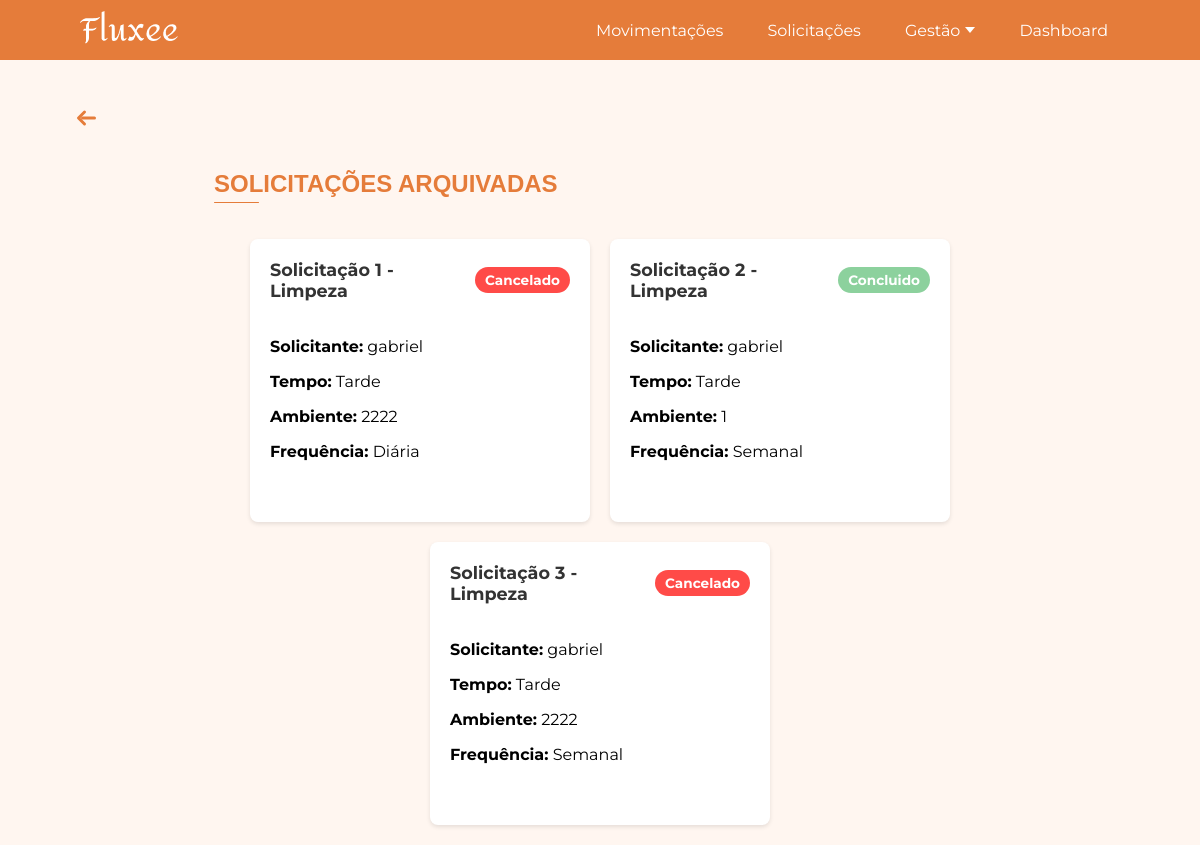
The page /solicitacoes/arquivadas/ (signed in) on the database as committed earlier.
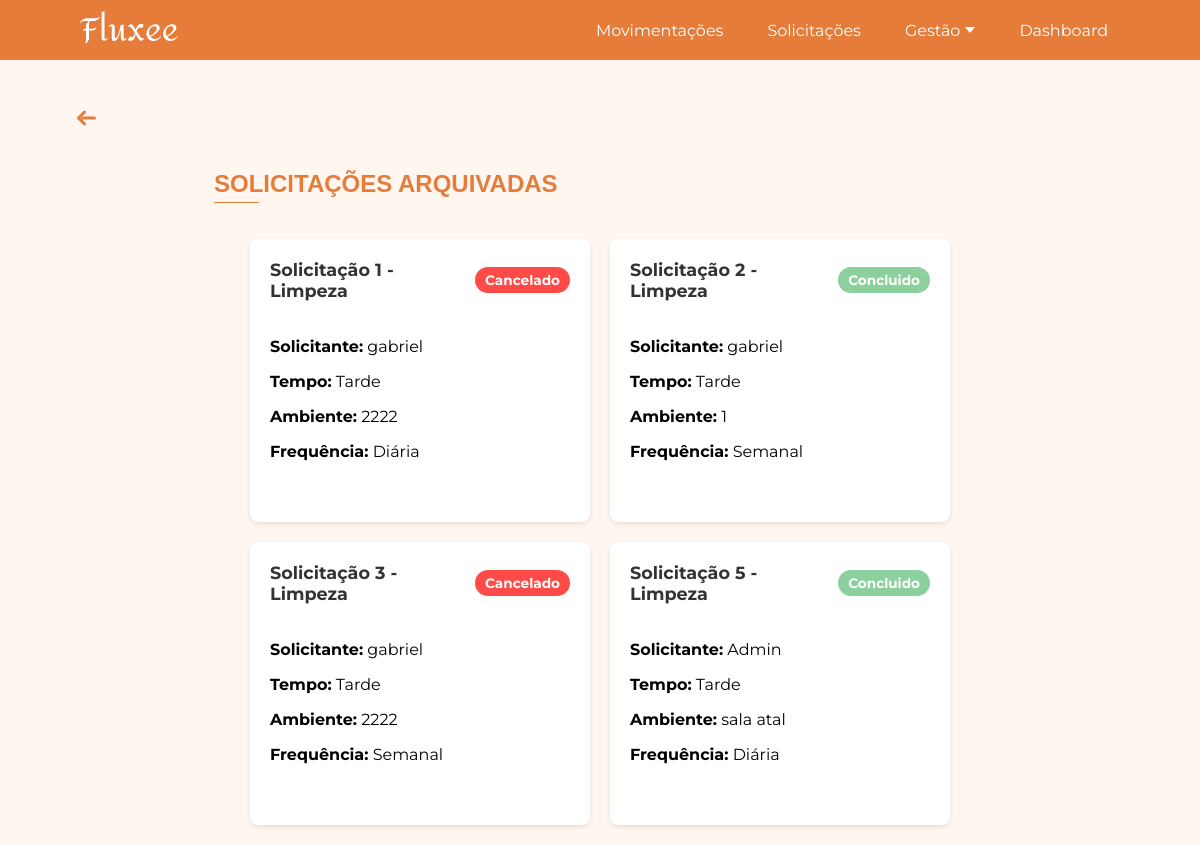
The same page on the database as committed later.
### app/models.py (models this page shows, shortened)
class SolicitacaoLimpeza(db.Model):
    __tablename__ = 'solicitacao_limpeza'
    id = db.Column(db.Integer, primary_key=True)
    solicitante = db.Column(db.String(200))
    servico_id = db.Column(db.Integer, db.ForeignKey('services.id'), nullable=True)
    tempo = db.Column(db.String)
    ambiente = db.Column(db.String)
    frequencia = db.Column(db.String)
    status = db.Column(db.String(50), nullable=False, default="Aguardando")

### app/view.py (the view)
@app.route('/solicitacoes/arquivadas/')
@login_required
def solicitacoes_arquivadas():
    solicitacoes_produto_models = Solicitacao.query.options(db.joinedload(Solicitacao.disciplina), db.joinedload(Solicitacao.produto)).filter(Solicitacao.status.in_(["Concluido", "Cancelado"])).all()
    solicitacoes_produto_dto = [
        SolicitacaoProdutoDTO(
            id=s.id,
            nome=s.nome,
            disciplina_nome=s.disciplina.nome if s.disciplina else "N/A",
            produto_nome=s.produto.nome if s.produto else "N/A",
            quantidade=s.quantidade,
            data_limite=s.data_limite,
            finalidade=s.finalidade,
            status=s.status
        ) for s in solicitacoes_produto_models
    ]
    solicitacoes_transporte_models = SolicitacaoTransporte.query.filter(SolicitacaoTransporte.status.in_(["Concluido", "Cancelado"])).all()
    solicitacoes_transporte_dto = [
        SolicitacaoTransporteDTO(
            id=s.id,
            solicitante=s.solicitante,
            servico_id=s.servico_id,
            data_saida=s.data_saida,
            data_retorno=s.data_retorno,
            quantidade_de_onibus=s.quantidade_de_onibus,
            horario_de_saida=s.horario_de_saida,
            horario_de_chegada=s.horario_de_chegada,
            status=s.status
        ) for s in solicitacoes_transporte_models
    ]
    solicitacoes_seguranca_models = SolicitacaoSeguranca.query.filter(SolicitacaoSeguranca.status.in_(["Concluido", "Cancelado"])).all()
    solicitacoes_seguranca_dto = [
        SolicitacaoSegurancaDTO(
            id=s.id,
            solicitante=s.solicitante,
            servico_id=s.servico_id,
            data_inicio=s.data_inicio,
            area_atuacao=s.area_atuacao,
            turno=s.turno,
            status=s.status
        ) for s in solicitacoes_seguranca_models
    ]
    solicitacoes_limpeza_models = SolicitacaoLimpeza.query.filter(SolicitacaoLimpeza.status.in_(["Concluido", "Cancelado"])).all()
    solicitacoes_limpeza_dto = [
        SolicitacaoLimpezaDTO(
            id=s.id,
            solicitante=s.solicitante,
            servico_id=s.servico_id,
            tempo=s.tempo,
            ambiente=s.ambiente,
            frequencia=s.frequencia,
            status=s.status
        ) for s in solicitacoes_limpeza_models
    ]
    solicitacoes = solicitacoes_produto_dto + solicitacoes_transporte_dto + solicitacoes_seguranca_dto + solicitacoes_limpeza_dto
    return render_template(
        'solicitacoes_arquivadas.html',
        solicitacoes=solicitacoes,
    )

### app/models.py (called while the page is built)
@login_manager.user_loader
def load_user(user_id):
    return User.query.get(int(user_id))

### app/templates/solicitacoes_arquivadas.html (shortened to what this page needs)
<!DOCTYPE html>
<html lang="pt-BR">
<head>
    <link rel="stylesheet" href="{{ url_for('static', filename='css/home.css') }}">
    <link rel="stylesheet" href="{{ url_for('static', filename='css/solicitacoes.css') }}">
</head>
<body>
    {% include 'componentes/alertas/alerta_sucesso.html' %}
    {% include 'componentes/header/header.html' %}
{% with texto="SOLICITAÇÕES ARQUIVADAS" %}
        {% include 'componentes/titulos/titulo.html' %}
    {% endwith %}
    <div class="solicitacoes-container">
        {% for solicitacao in solicitacoes %}
            {% include 'componentes/cards/card_solicitacao.html' %}
        {% endfor %}
    </div>
</body>
</html>

### app/templates/componentes/cards/card_solicitacao.html (shortened to what this page needs)
<div class="solicitacao-card">
    <div class="header">
        <span class="id-solicitacao">Solicitação {{ solicitacao.id }} - {{ solicitacao.categoria }}</span>
        <span class="status {{ solicitacao.status | lower }}">{{ solicitacao.status }}</span>
    </div>
    <div class="content">
        <p><strong>Solicitante:</strong> {{ solicitacao.solicitante }}</p>
        {% if solicitacao.categoria == "Transporte" %}
            <p><strong>Data de Saída:</strong> {{ solicitacao.data_saida }}</p>
            <p><strong>Data de Retorno:</strong> {{ solicitacao.data_retorno }}</p>
            <p><strong>Ônibus:</strong> {{ solicitacao.quantidade_de_onibus }}</p>
            <p><strong>Horário Saída:</strong> {{ solicitacao.horario_de_saida }}</p>
            <p><strong>Horário Chegada:</strong> {{ solicitacao.horario_de_chegada }}</p>
        {% elif solicitacao.categoria == "Limpeza" %}
            <p><strong>Tempo:</strong> {{ solicitacao.tempo }}</p>
            <p><strong>Ambiente:</strong> {{ solicitacao.ambiente }}</p>
            <p><strong>Frequência:</strong> {{ solicitacao.frequencia }}</p>
        {% elif solicitacao.categoria == "Segurança" %}
            <p><strong>Data de Início:</strong> {{ solicitacao.data_inicio }}</p>
            <p><strong>Área de Atuação:</strong> {{ solicitacao.area_atuacao }}</p>
            <p><strong>Turno:</strong> {{ solicitacao.turno }}</p>
        {% elif solicitacao.categoria == "Produto" %}
            <p><strong>Nome:</strong> {{ solicitacao.nome }}</p>
            <p><strong>Finalidade:</strong> {{ solicitacao.finalidade }}</p>
        {% endif %}
    </div>
</div>

Rows that differ between the two databases and show on the page:
added SolicitacaoLimpeza: id "5", categoria "Limpeza", status "Concluido", solicitante "Admin", tempo "Tarde", ambiente "sala atal", frequencia "Diária"
